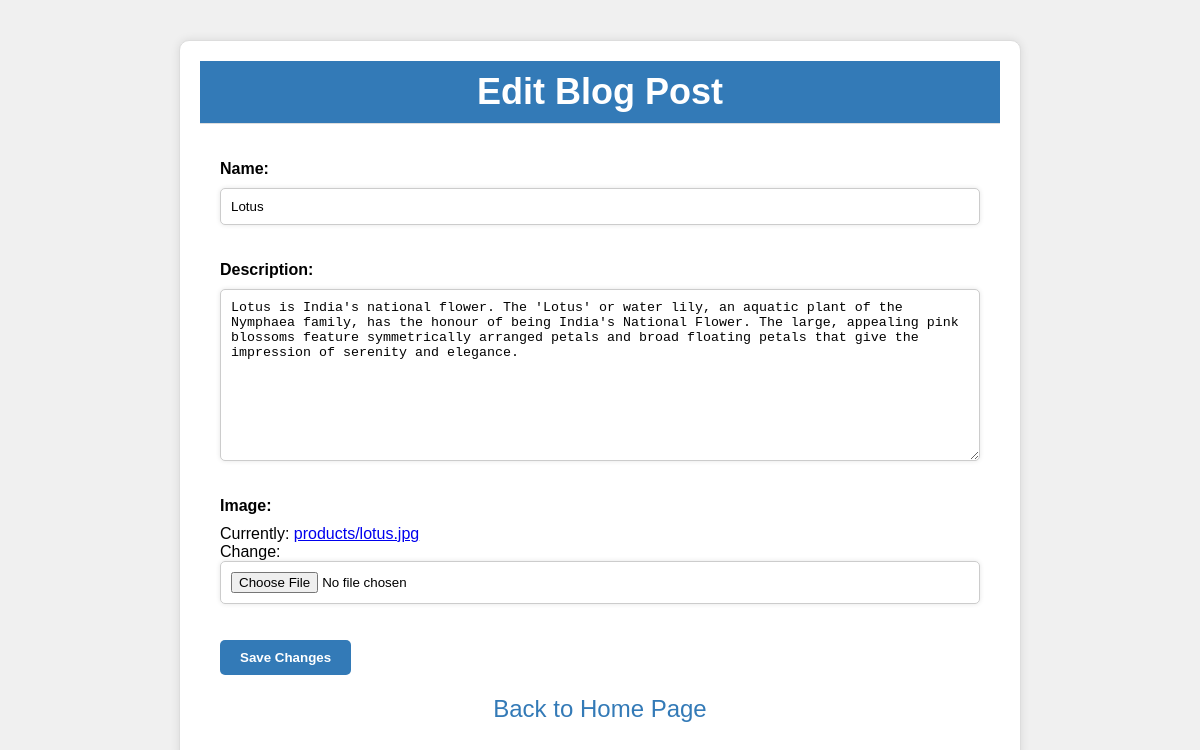
Page /product/3/edit/ on the committed database.
### gallery/models.py (models this page shows, shortened)
class Product(models.Model):
	name = models.CharField(max_length=255)
	description = models.TextField()
	image = models.ImageField(upload_to='products/')
	created_at = models.DateTimeField(auto_now_add=True)
	updated_at = models.DateTimeField(auto_now=True)

### gallery/views.py (the view)
# urls.py: path('product/<int:pk>/edit/', views.edit_product, name='edit_product'),
def edit_product(request, pk):
    product = Product.objects.get(pk=pk)
    if request.method == 'POST':
        form = ProductForm(request.POST, instance=product)
        if form.is_valid():
            form.save()
            return redirect('product_list')
    else:
        form = ProductForm(instance=product)
    return render(request, 'edit.html', {'form': form})

### gallery/forms.py
class ProductForm(forms.ModelForm):
    class Meta:
        model = Product
        fields = ['name', 'description', 'image']

### gallery/templates/edit.html (shortened to what this page needs)
<div class="container">
  <div class="header">
    <h1>Edit Blog Post</h1>
  </div>
  <div class="edit-form">
    <form method="post">
      {{ form.as_p }}
      <button type="submit" class="btn btn-primary">Save Changes</button>
    </form>
    <a href="{% url 'product_list' %}" class="back-link">Back to Home Page</a>
  </div>
</div>

### gallery/templates/edit.html (style rules this page uses)
.container { max-width: 800px; margin: 40px auto; padding: 20px; background-color: #fff; border: 1px solid #ddd; box-shadow: 0 0 10px rgba(0, 0, 0, 0.1); border-radius: 10px; }
.header { background-color: #337ab7; color: #fff; padding: 10px; text-align: center; border-bottom: 1px solid #ddd; }
.header h1 { font-size: 36px; margin: 0; font-weight: bold; }
.edit-form { padding: 20px; }
.edit-form label { display: block; margin-bottom: 10px; font-weight: bold; }
.edit-form input,.edit-form textarea { width: 100%; padding: 10px; margin-bottom: 20px; border: 1px solid #ccc; border-radius: 5px; box-shadow: 0 0 5px rgba(0, 0, 0, 0.1); }
.edit-form button[type="submit"] { background-color: #337ab7; color: #fff; padding: 10px 20px; border: none; border-radius: 5px; cursor: pointer; font-weight: bold; }
.back-link { font-size: 24px; text-decoration: none; color: #337ab7; margin-top: 20px; display: block; text-align: center; }

### rows in the picture
Product: name "Lotus", description "Lotus is India's national flower. The 'Lotus' or water lily, an aquatic plant of the Nymphaea family, has the honour of being India's National Flower. The large, appealing pink blossoms feature symmetrically arranged petals and broad floating petals that give the impression of serenity and elegance."
